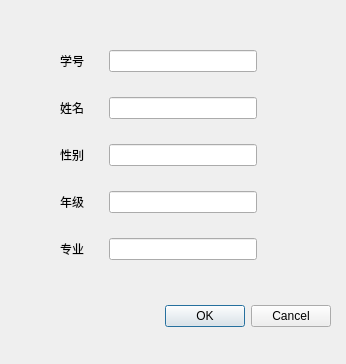
<?xml version="1.0" encoding="UTF-8"?>
<ui version="4.0">
 <class>Dialog</class>
 <widget class="QDialog" name="Dialog">
  <property name="geometry">
   <rect>
    <x>0</x>
    <y>0</y>
    <width>346</width>
    <height>364</height>
   </rect>
  </property>
  <property name="windowTitle">
   <string>Dialog</string>
  </property>
  <widget class="QDialogButtonBox" name="buttonBox">
   <property name="geometry">
    <rect>
     <x>40</x>
     <y>300</y>
     <width>291</width>
     <height>32</height>
    </rect>
   </property>
   <property name="orientation">
    <enum>Qt::Horizontal</enum>
   </property>
   <property name="standardButtons">
    <set>QDialogButtonBox::Cancel|QDialogButtonBox::Ok</set>
   </property>
  </widget>
  <widget class="QWidget" name="">
   <property name="geometry">
    <rect>
     <x>60</x>
     <y>50</y>
     <width>197</width>
     <height>212</height>
    </rect>
   </property>
   <layout class="QVBoxLayout" name="verticalLayout">
    <property name="spacing">
     <number>25</number>
    </property>
    <item>
     <layout class="QHBoxLayout" name="horizontalLayout">
      <item>
       <widget class="QLabel" name="label">
        <property name="text">
         <string>学号</string>
        </property>
       </widget>
      </item>
      <item>
       <widget class="QLineEdit" name="lineEdit_id"/>
      </item>
     </layout>
    </item>
    <item>
     <layout class="QHBoxLayout" name="horizontalLayout_2">
      <item>
       <widget class="QLabel" name="label_2">
        <property name="text">
         <string>姓名</string>
        </property>
       </widget>
      </item>
      <item>
       <widget class="QLineEdit" name="lineEdit_name"/>
      </item>
     </layout>
    </item>
    <item>
     <layout class="QHBoxLayout" name="horizontalLayout_3">
      <item>
       <widget class="QLabel" name="label_3">
        <property name="text">
         <string>性别</string>
        </property>
       </widget>
      </item>
      <item>
       <widget class="QLineEdit" name="lineEdit_gender"/>
      </item>
     </layout>
    </item>
    <item>
     <layout class="QHBoxLayout" name="horizontalLayout_4">
      <item>
       <widget class="QLabel" name="label_4">
        <property name="text">
         <string>年级</string>
        </property>
       </widget>
      </item>
      <item>
       <widget class="QLineEdit" name="lineEdit_grade"/>
      </item>
     </layout>
    </item>
    <item>
     <layout class="QHBoxLayout" name="horizontalLayout_5">
      <item>
       <widget class="QLabel" name="label_5">
        <property name="text">
         <string>专业</string>
        </property>
       </widget>
      </item>
      <item>
       <widget class="QLineEdit" name="lineEdit_major"/>
      </item>
     </layout>
    </item>
   </layout>
  </widget>
 </widget>
 <resources/>
 <connections>
  <connection>
   <sender>buttonBox</sender>
   <signal>accepted()</signal>
   <receiver>Dialog</receiver>
   <slot>accept()</slot>
   <hints>
    <hint type="sourcelabel">
     <x>248</x>
     <y>254</y>
    </hint>
    <hint type="destinationlabel">
     <x>157</x>
     <y>274</y>
    </hint>
   </hints>
  </connection>
  <connection>
   <sender>buttonBox</sender>
   <signal>rejected()</signal>
   <receiver>Dialog</receiver>
   <slot>reject()</slot>
   <hints>
    <hint type="sourcelabel">
     <x>316</x>
     <y>260</y>
    </hint>
    <hint type="destinationlabel">
     <x>286</x>
     <y>274</y>
    </hint>
   </hints>
  </connection>
 </connections>
</ui>
